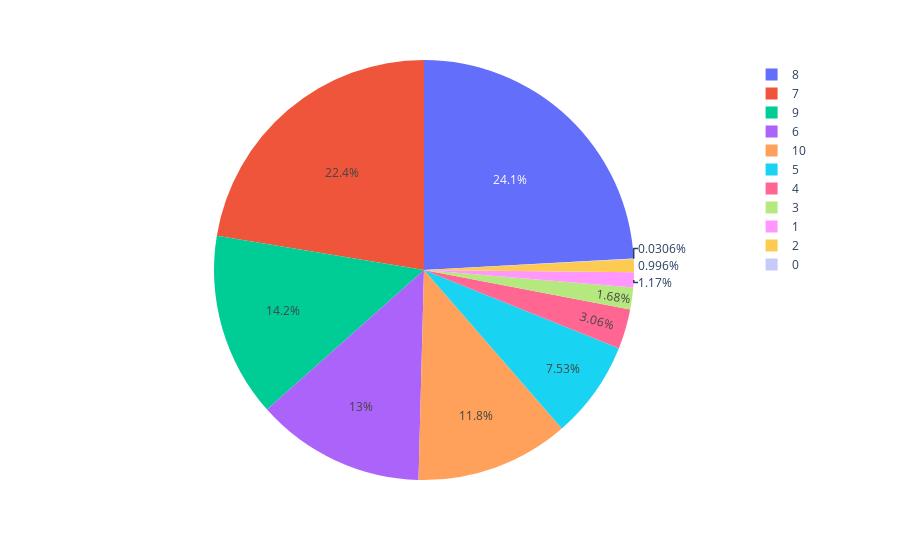

The cell this chart's notebook holds for it:
### Markdown cell above
### Step 4: Analyzing the Distribution of Ratings

### Code cell
# Count the frequency of each ratings and store the results
ratings = data["Ratings"].value_counts()
numbers = ratings.index
quantity = ratings.values

# Create a pie chart to visualize the distribution of ratings
fig = px.pie(data, values=quantity, names=numbers)
fig.show()

### Figure 1 — Plotly figure (JSON) as saved in the notebook; plotly's stock layout.template omitted (floating-point values rounded to 4 significant figures)
{"data": [{"domain": {"x": [0, 1], "y": [0, 1]}, "hovertemplate": "label=%{label}<br>value=%{value}<extra></extra>", "labels": [8, 7, 9, 6, 10, 5, 4, 3, 1, 2, 0], "legendgroup": "", "name": "", "showlegend": true, "type": "pie", "values": [219312, 203476, 128749, 118323, 107284, 68459, 27779, 15258, 10663, 9053, 278]}], "layout": {"autosize": true, "legend": {"tracegroupgap": 0}, "margin": {"t": 60}}}
